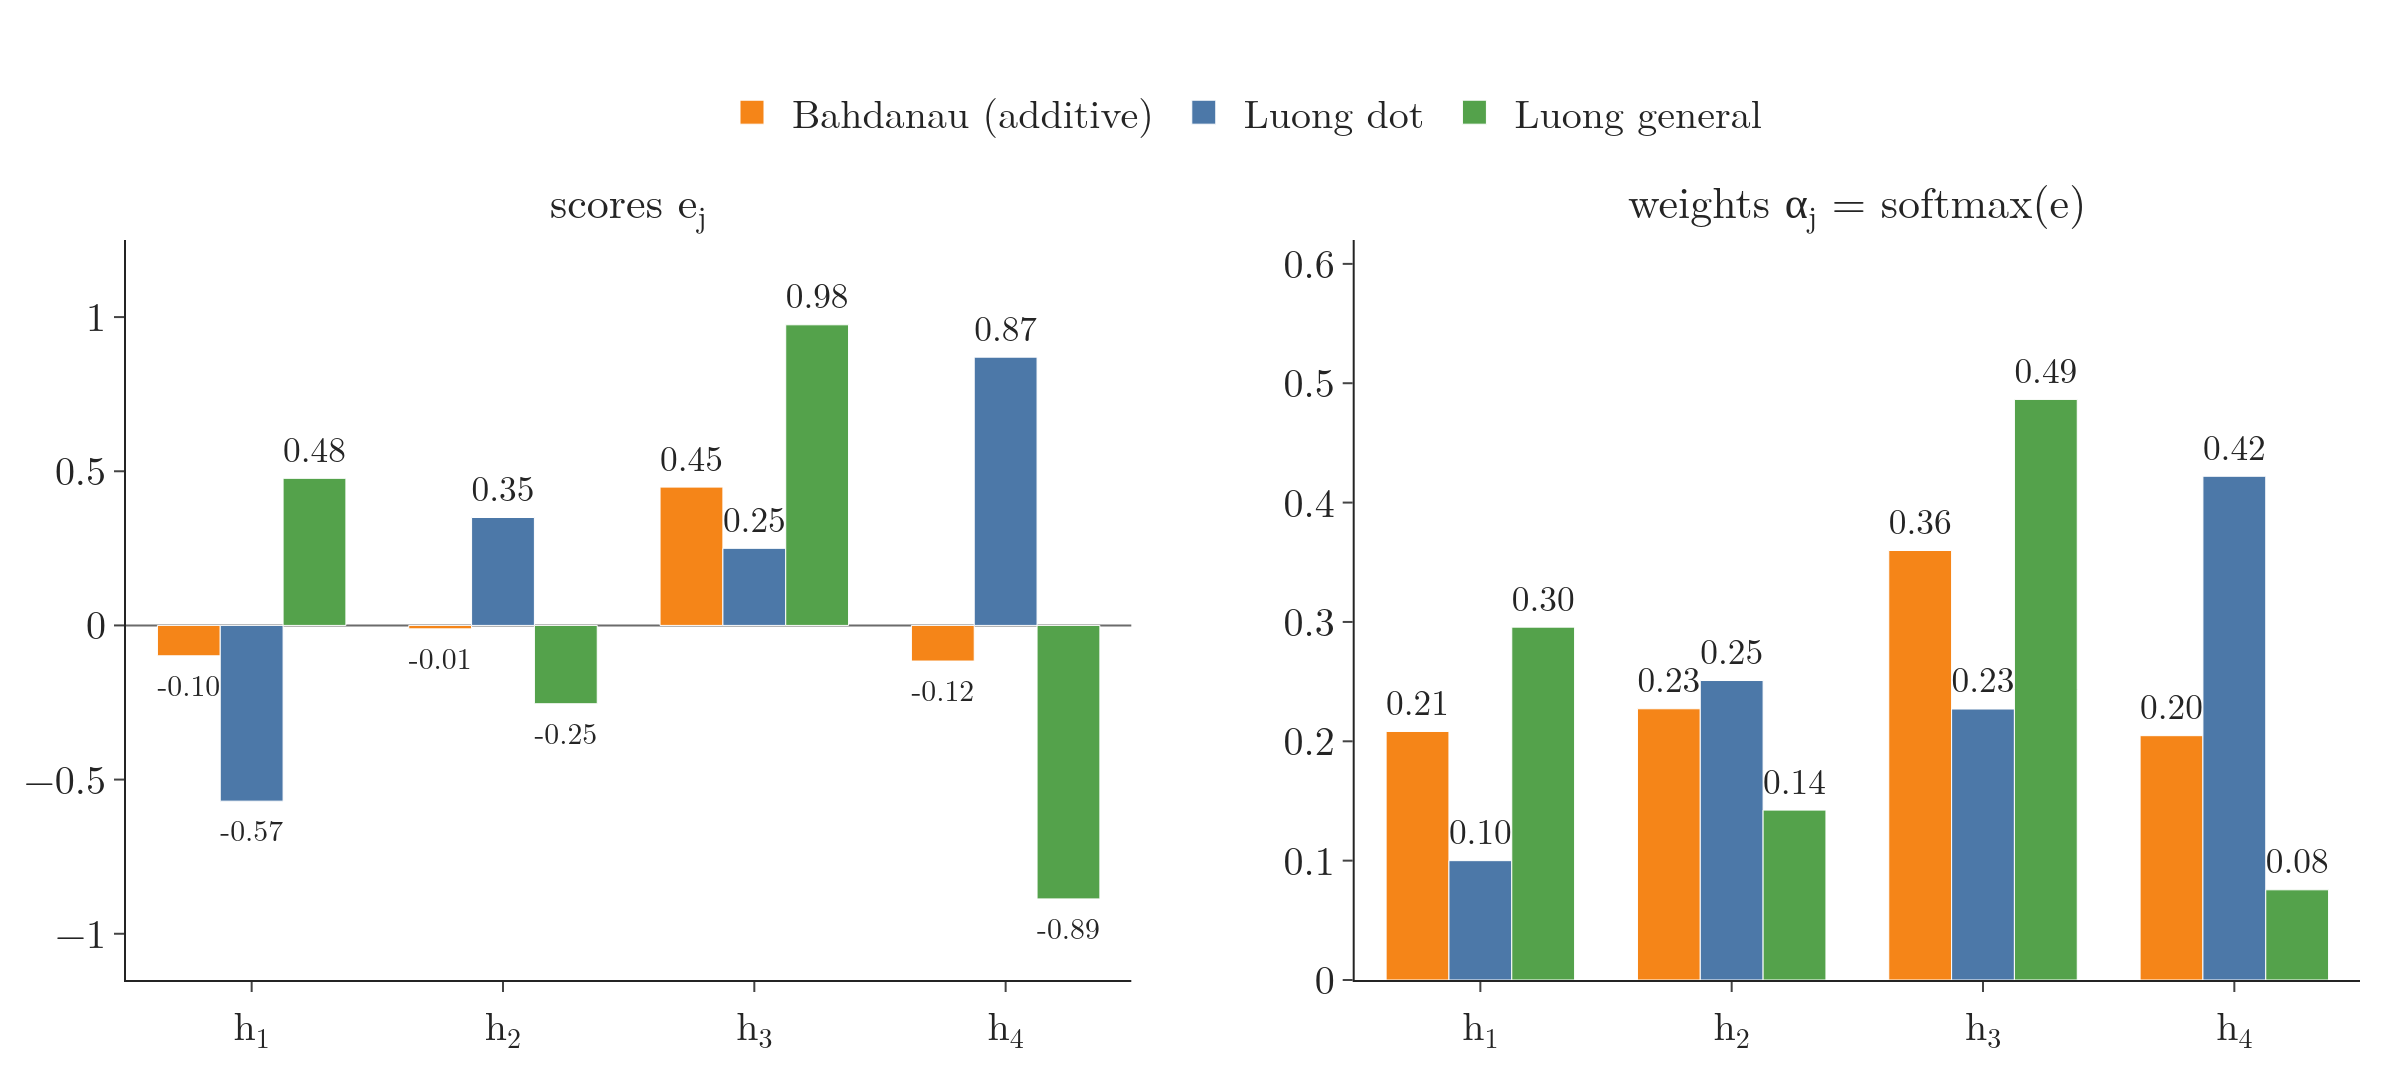

Source code (Python):
"""Sections 4.2 and 5.1: the same decoder state s and four encoder states h_1..h_4, scored three ways (Bahdanau's
additive network, Luong dot, Luong general), and the softmax weights each gives. Random numbers, seeded exactly as in
the Notebook, so the values are the Note's worked examples.
Run: python three_scores.py  -> three_scores.png (Plotly: scores and weights side by side)"""
from pathlib import Path

import numpy as np
import plotly.graph_objects as go
from plotly.subplots import make_subplots

from common import BLUE, GREEN, ORANGE

HERE = Path(__file__).parent
rng = np.random.default_rng(0)
Hs = rng.uniform(-1, 1, (4, 4)).round(1)
s = np.array([0.5, -0.2, 0.8, 0.1])
softmax = lambda z: np.exp(z - z.max()) / np.exp(z - z.max()).sum()
W, v = rng.uniform(-1, 1, (8, 3)).round(1), rng.uniform(-1, 1, (3,)).round(1)
e_add = np.tanh(np.hstack([np.tile(s, (4, 1)), Hs]) @ W) @ v
e_dot = Hs @ s
Wa = rng.uniform(-1, 1, (4, 4)).round(1)
e_gen = Hs @ (Wa.T @ s)
scores = {"Bahdanau (additive)": (e_add, ORANGE), "Luong dot": (e_dot, BLUE), "Luong general": (e_gen, GREEN)}
assert list(Hs[0]) == [0.3, -0.5, -0.9, -1.0] and list(v) == [0.1, -0.4, 0.2]
assert np.allclose(e_add.round(3), [-0.099, -0.011, 0.449, -0.116]) and np.allclose(softmax(e_add).round(3), [0.208, 0.227, 0.360, 0.205])
assert np.allclose(e_dot.round(2), [-0.57, 0.35, 0.25, 0.87]) and np.allclose(softmax(e_dot).round(3), [0.100, 0.251, 0.227, 0.422])
assert np.allclose(e_gen.round(3), [0.477, -0.254, 0.975, -0.887]) and np.allclose(softmax(e_gen).round(3), [0.296, 0.142, 0.486, 0.076])

x = ["h<sub>1</sub>", "h<sub>2</sub>", "h<sub>3</sub>", "h<sub>4</sub>"]
fig = make_subplots(1, 2, subplot_titles=["scores e<sub>j</sub>", "weights α<sub>j</sub> = softmax(e)"], horizontal_spacing=0.1)
for name, (e, c) in scores.items():
    fig.add_trace(go.Bar(x=x, y=e, name=name, marker_color=c, text=[f"{z:.2f}" for z in e], textposition="outside"), 1, 1)
    a = softmax(e)
    fig.add_trace(go.Bar(x=x, y=a, name=name, marker_color=c, text=[f"{z:.2f}" for z in a], textposition="outside",
                         showlegend=False), 1, 2)
fig.update_yaxes(range=[-1.15, 1.25], zeroline=True, zerolinecolor="#6B6B6B", row=1, col=1)
fig.update_yaxes(range=[0, 0.62], row=1, col=2)
fig.update_layout(template="simple_white", barmode="group", width=1200, height=540, bargap=0.25,
                  font=dict(family="Latin Modern Roman", size=20),
                  legend=dict(orientation="h", x=0.5, xanchor="center", y=1.12, yanchor="bottom"),
                  margin=dict(l=60, r=20, t=120, b=40))
fig.update_annotations(font_size=22)

if __name__ == "__main__":
    fig.write_image(HERE / "three_scores.png", scale=2)
